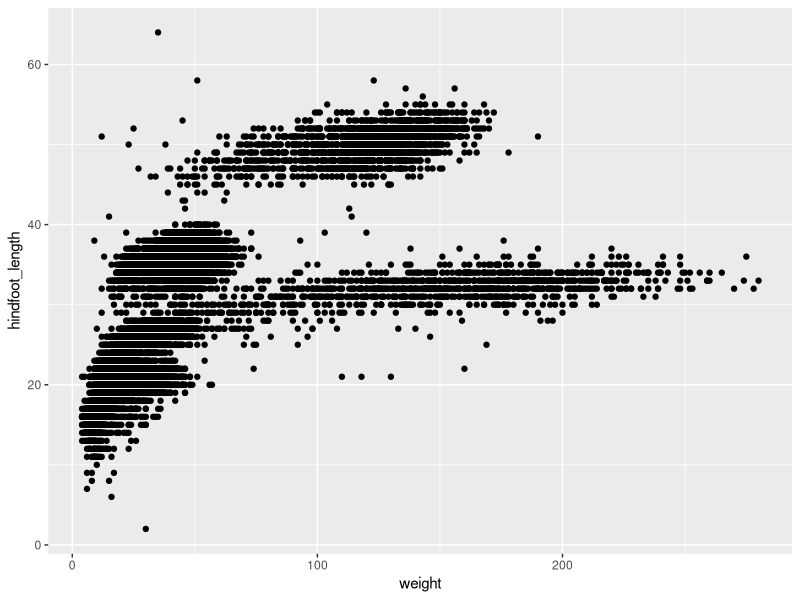
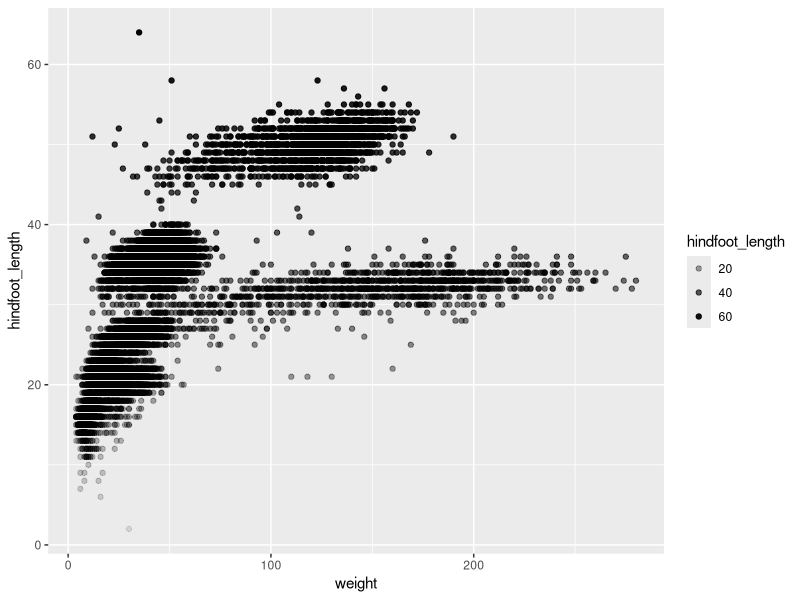
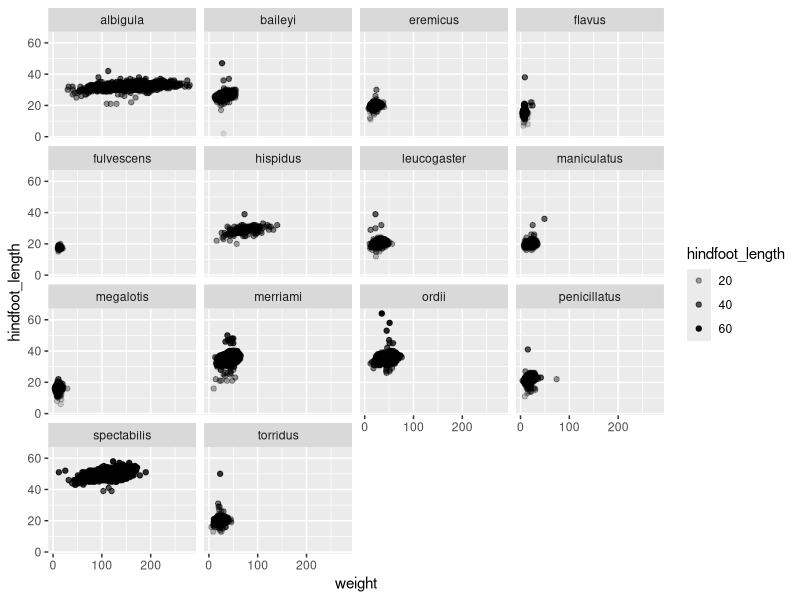
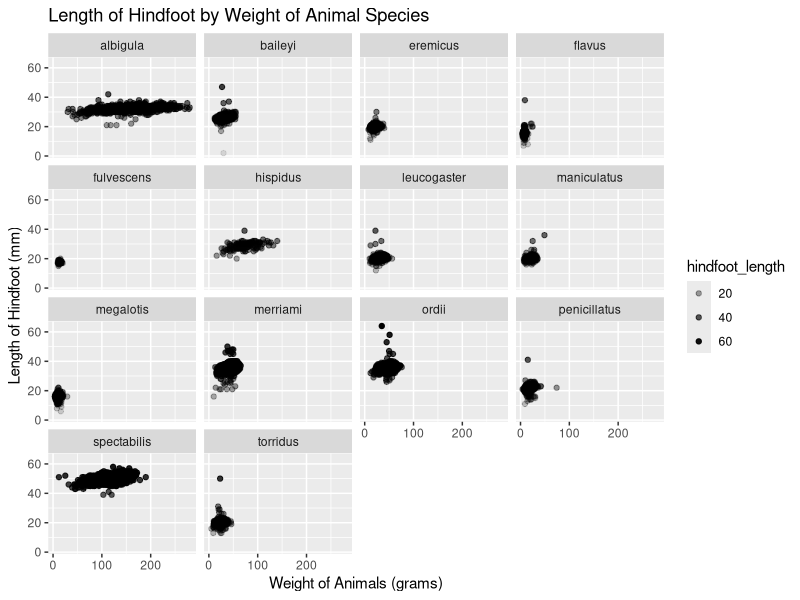
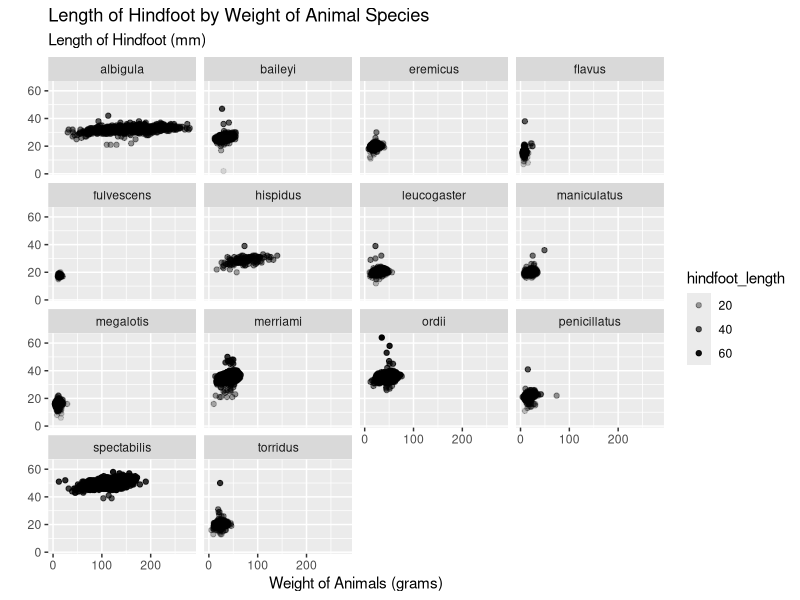
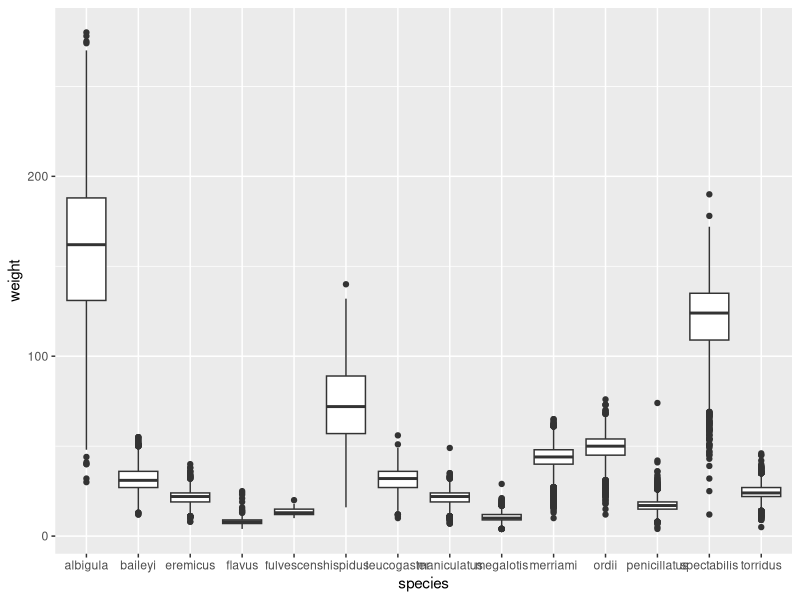
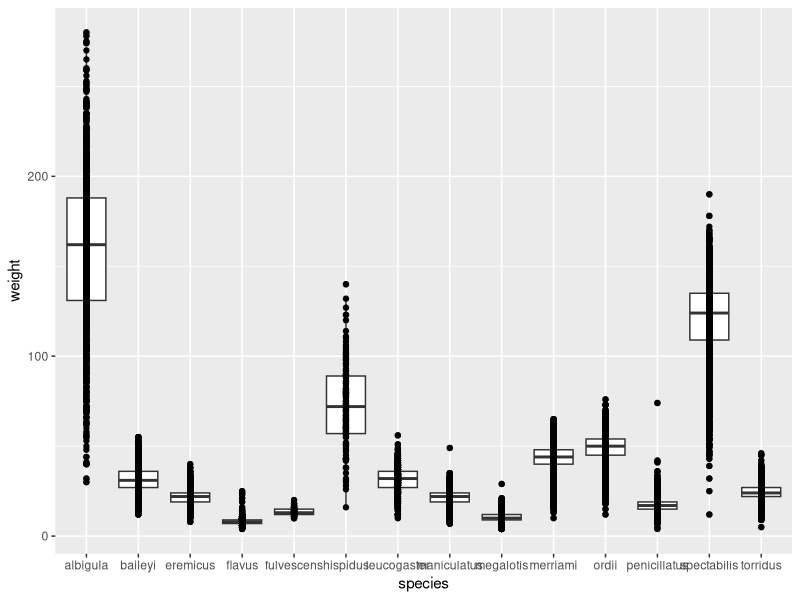
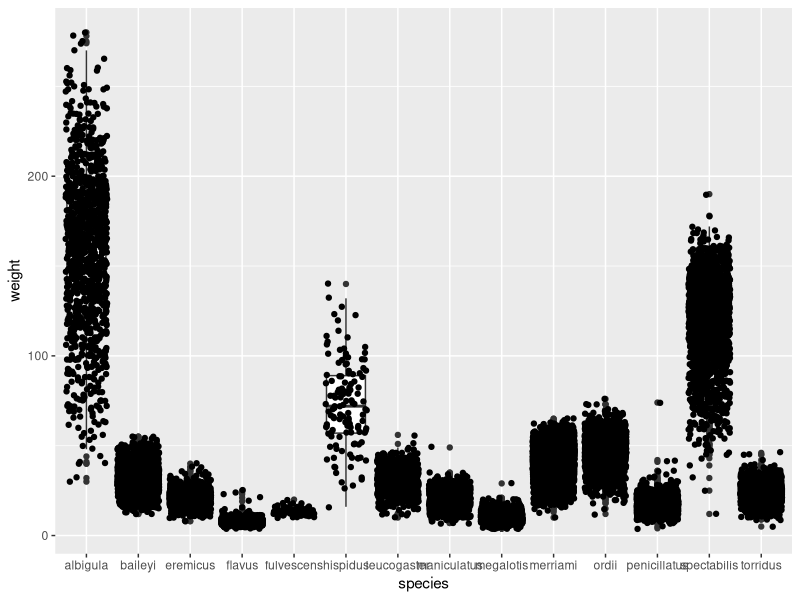

Here is the R script that generated these plots, in order:
## ---- chunk 1
#| label: setup
# Load necessary packages for analysis
library(tidyverse)
## ---- chunk 2
#| label: load-data

# Read in the dataset
surveys <- read_csv("data/surveys.csv")

# Overview of the dataset
glimpse(surveys)
## ---- chunk 3
#| label: scatterplot

# Scatterplot between `weight` and `hindfoot_length` 
ggplot(data = surveys, mapping = aes(x = weight, y = hindfoot_length)) +
  geom_point()
## ---- chunk 4
#| label: scatter-alpha

# Scatterplot between `weight` and `hindfoot_length` 
ggplot(data = surveys, 
       mapping = aes(x = weight, y = hindfoot_length, alpha = hindfoot_length)) +
  geom_point()
## ---- chunk 5
#| label: scatter-facet

# Scatterplot between `weight` and `hindfoot_length` 
ggplot(data = surveys, 
       mapping = aes(x = weight, y = hindfoot_length, alpha = hindfoot_length)) +
  geom_point() +
  facet_wrap(~ species)
## ---- chunk 6
#| label: scatter-labels

# Scatterplot between `weight` and `hindfoot_length` 
ggplot(data = surveys, 
       mapping = aes(x = weight, y = hindfoot_length, alpha = hindfoot_length)) + 
  labs(x = "Weight of Animals (grams)",
       y = "Length of Hindfoot (mm)",
       title = "Length of Hindfoot by Weight of Animal Species") + 
  geom_point() +
  facet_wrap(~ species)
## ---- chunk 7
#| label: scatter-subtitle

# Scatterplot between `weight` and `hindfoot_length` 
ggplot(data = surveys, 
       mapping = aes(x = weight, y = hindfoot_length, alpha = hindfoot_length)) + 
  labs(x = "Weight of Animals (grams)", 
       y = " ",
       subtitle = "Length of Hindfoot (mm)",
       title = "Length of Hindfoot by Weight of Animal Species") + 
  geom_point() +
  facet_wrap(~ species)
## ---- chunk 8
#| label: boxplot

# Boxplot side-by-side, for the distribution of weight within each species
ggplot(data = surveys, aes(x = species, y = weight)) +
  geom_boxplot(position = position_dodge2())
## ---- chunk 9
#| label: boxplot-point

# Boxplot - Add points to the plot
ggplot(data = surveys, aes(x = species, y = weight)) +
  geom_boxplot(position = position_dodge2()) + 
  geom_point()
## ---- chunk 10
#| label: boxplot-jitter

# Boxplot - Remove points and add jitter
ggplot(data = surveys, aes(x = species, y = weight)) +
  geom_boxplot(position = position_dodge2()) + 
  geom_jitter()

## ---- chunk 11
#| label: boxplot-jitter-color

# Boxplot - Add color and transparency to the plot 
ggplot(data = surveys, aes(x = species, y = weight)) +
  geom_boxplot(position = position_dodge2()) + 
  geom_jitter(color = "springgreen4", alpha = 0.8)

## ---- chunk 12
#| label: boxplot-jitter-outliers

# Boxplot - Remove outliers from being plotter by `geom_boxplot`
ggplot(data = surveys, aes(x = species, y = weight)) +
  geom_boxplot(position = position_dodge2(), outliers = FALSE) + 
  geom_jitter(color = "springgreen4", alpha = 0.8)

## ---- chunk 13
#| label: rotated-boxplot

